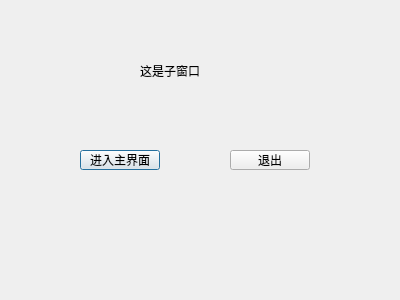
<?xml version="1.0" encoding="UTF-8"?>
<ui version="4.0">
 <class>childDialog</class>
 <widget class="QDialog" name="childDialog">
  <property name="geometry">
   <rect>
    <x>0</x>
    <y>0</y>
    <width>400</width>
    <height>300</height>
   </rect>
  </property>
  <property name="windowTitle">
   <string>Dialog</string>
  </property>
  <widget class="QLabel" name="label">
   <property name="geometry">
    <rect>
     <x>140</x>
     <y>50</y>
     <width>111</width>
     <height>41</height>
    </rect>
   </property>
   <property name="text">
    <string>这是子窗口</string>
   </property>
  </widget>
  <widget class="QPushButton" name="EnterMainBtn">
   <property name="geometry">
    <rect>
     <x>80</x>
     <y>150</y>
     <width>80</width>
     <height>20</height>
    </rect>
   </property>
   <property name="text">
    <string>进入主界面</string>
   </property>
  </widget>
  <widget class="QPushButton" name="ExitBtn">
   <property name="geometry">
    <rect>
     <x>230</x>
     <y>150</y>
     <width>80</width>
     <height>20</height>
    </rect>
   </property>
   <property name="text">
    <string>退出</string>
   </property>
  </widget>
 </widget>
 <resources/>
 <connections>
  <connection>
   <sender>ExitBtn</sender>
   <signal>clicked()</signal>
   <receiver>childDialog</receiver>
   <slot>reject()</slot>
   <hints>
    <hint type="sourcelabel">
     <x>278</x>
     <y>156</y>
    </hint>
    <hint type="destinationlabel">
     <x>365</x>
     <y>115</y>
    </hint>
   </hints>
  </connection>
 </connections>
</ui>
